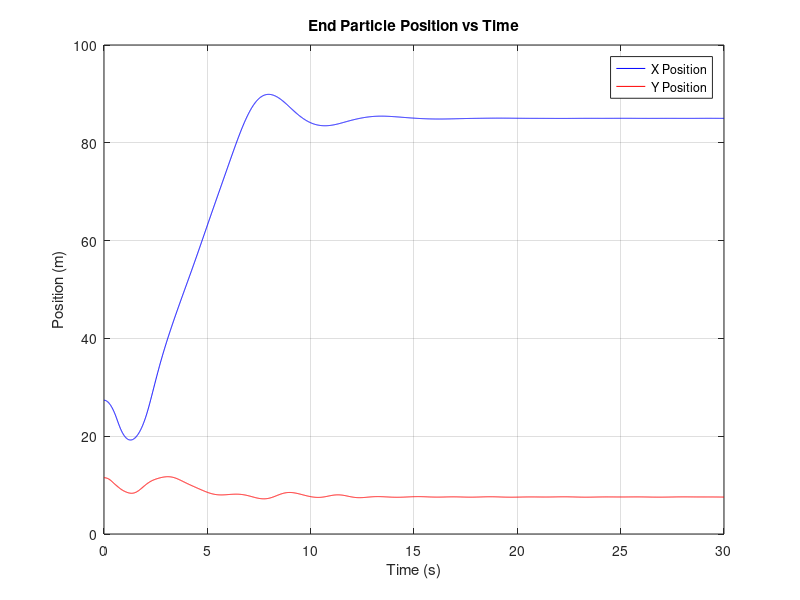
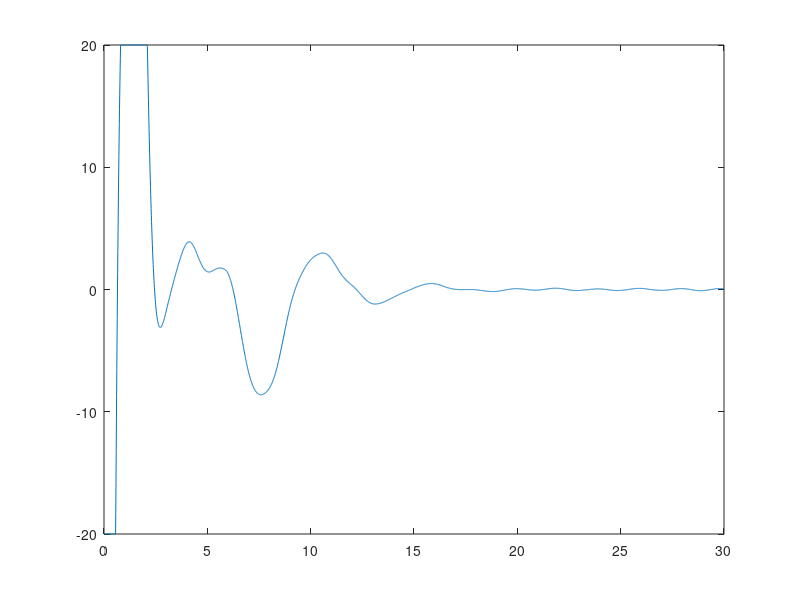
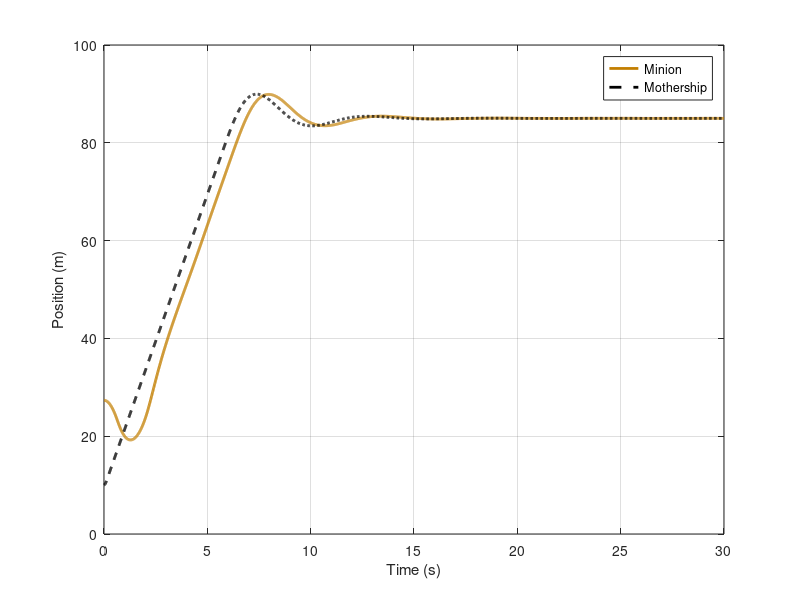

Here is the MATLAB script that generated these plots, in order:
clear;
clc;
close all;

% Parameters
N = 10;               % Number of masses
total_length = 100;   % Total length of the rope
default_mass = 0.05;  % Default mass of each segment
masses = [6.47, repmat(default_mass, 1, N-2), 1]; % Masses: Mothership (10kg), Minion (1kg), Others (0.05kg)
k = 100;              % Spring stiffness
damping = 0.05;       % Damping coefficient
g = 9.81;             % Gravity (m/s^2)
dt = 0.01;            % Time step (s)
total_time = 30;      % Total simulation time (s)

% User-defined initial conditions
mother_ship_position = [10, 110]; % [x, y] position of the mother ship
rope_angle = deg2rad(80);         % Angle of the rope with respect to the horizontal (in radians)

% Derived parameters
rest_length = total_length / (N-1);  % Rest length of each spring

% Initial conditions
positions = zeros(N, 2);   % [x, y] positions of the masses
velocities = zeros(N, 2);  % [vx, vy] velocities of the masses
for i = 1:N
    positions(i, 1) = mother_ship_position(1) + (i-1) * rest_length * cos(rope_angle);
    positions(i, 2) = mother_ship_position(2) - (i-1) * rest_length * sin(rope_angle);
end

% Simulation loop
time = 0:dt:total_time;
trajectory = zeros(length(time), N, 2);

% Mothership controller
target_position = [mother_ship_position(1) + 75, mother_ship_position(2)]; % Target position for particle 1
Kp = 10;                    % Proportional gain
Kd = 5;                    % Derivative gain
max_velocity_mothership = 12;         % Maximum allowable velocity for the mother ship (m/s)

% PD controller parameters for the minion
Kp_minion = 8;      % Proportional gain for minion
Kd_minion = 4;      % Derivative gain for minion
max_force_minion = 20;  % Maximum horizontal thrust (N)
minion_thrust = zeros(length(time), 1);

% Parameters for wind variation
wind_base = [-0, 0];              % Base wind force
wind_amplitude = [0.1, 0.05];       % Amplitude of sinusoidal variation
wind_frequency = [0.5, 0.3];        % Frequency of sinusoidal variation (Hz)
wind_noise_amplitude = [0.05, 0.02];% Amplitude of random noise
wind_record = zeros(length(time), 2);

dropped_package = false;
drop_down_distance = 5;

% Simulation loop
for t = 1:length(time)
    % Dynamic wind force (sinusoidal + random noise)
    wind_force(1) = wind_base(1) + wind_amplitude(1) * sin(2 * pi * wind_frequency(1) * time(t)) ...
                    + wind_noise_amplitude(1) * (2 * rand() - 1);
    wind_force(2) = wind_base(2) + wind_amplitude(2) * sin(2 * pi * wind_frequency(2) * time(t)) ...
                    + wind_noise_amplitude(2) * (2 * rand() - 1);
    wind_record(t, :) = wind_force;

    % Store current positions
    trajectory(t, :, :) = positions;
    
    % Compute forces on each mass
    forces = zeros(N, 2);
    
    for i = 1:N
        % Spring force from the left segment
        if i > 1
            vecLeft = positions(i, :) - positions(i-1, :);
            distLeft = norm(vecLeft);
            forceLeft = -k * (distLeft - rest_length) * (vecLeft / distLeft);
            forces(i, :) = forces(i, :) + forceLeft;
        end
        
        % Spring force from the right segment
        if i < N
            vecRight = positions(i+1, :) - positions(i, :);
            distRight = norm(vecRight);
            forceRight = k * (distRight - rest_length) * (vecRight / distRight);
            forces(i, :) = forces(i, :) + forceRight;
        end
        
        % Damping force
        forces(i, :) = forces(i, :) - damping * velocities(i, :);
        
        % Gravity force
        forces(i, 2) = forces(i, 2) - masses(i) * g;
        
        % Add wind force to all particles
        forces(i, :) = forces(i, :) + wind_force;
    end
    
    % Apply PD controller force to the mothership (particle 1)
    error = target_position - positions(1, :);            % Proportional term
    error_dot = -velocities(1, :);                        % Derivative term
    pd_force = Kp * error + Kd * error_dot + [0, masses(1) * g];
    forces(1, :) = forces(1, :) + pd_force;
    
    % Apply PD controller for the minion (last particle)
    target_position_minion = positions(1, 1);           % Target x is the mothership's current x
    error_minion_x = target_position_minion - positions(N, 1); % Proportional term
    error_dot_minion_x = -velocities(N, 1);               % Derivative term
    pd_force_minion_x = Kp_minion * error_minion_x + Kd_minion * error_dot_minion_x;
    pd_force_minion_x = min(max(pd_force_minion_x, -max_force_minion), max_force_minion);
    forces(N, 1) = forces(N, 1) + pd_force_minion_x;  % Apply the constrained horizontal thrust
    minion_thrust(t) = pd_force_minion_x;

    % Update positions and velocities using Euler integration
    for i = 1:N
        accelerations = forces(i, :) / masses(i);
        velocities(i, :) = velocities(i, :) + accelerations * dt;
        
        % Limit velocity of the mothership (particle 1)
        if i == 1
            velocity_magnitude = norm(velocities(1, :));
            if velocity_magnitude > max_velocity_mothership
                velocities(1, :) = velocities(1, :) * (max_velocity_mothership / velocity_magnitude);
            end
        end
        
        % Update positions
        positions(i, :) = positions(i, :) + velocities(i, :) * dt;
    end

    % % Check if the mothership has reached the target
    % if norm(positions(1, :) - target_position) < 1.0 && dropped_package == false
    %     % Move the target downward
    %     target_position(2) = target_position(2) - drop_down_distance;
    %     fprintf('New target position: [%.2f, %.2f]\n', target_position(1), target_position(2));
    %     dropped_package = true;
    % end
end
%%
% Calculate velocities from trajectory
mother_ship_velocity_traj = diff(squeeze(trajectory(:, 1, :))) / dt; % Velocity of the mother ship
minion_velocity_traj = diff(squeeze(trajectory(:, end, :))) / dt;    % Velocity of the minion

% Pad the velocities to match the time vector length (since diff reduces the size by 1)
mother_ship_velocity_traj = [mother_ship_velocity_traj; [0, 0]];
minion_velocity_traj = [minion_velocity_traj; [0, 0]];

% % Visualization
% figure('Position', [100, 100, 800, 800]); % [left, bottom, width, height]
% for t = 1:10:length(time)
%     % Plot the rope
%     plot(squeeze(trajectory(t, :, 1)), squeeze(trajectory(t, :, 2)), '-o', 'LineWidth', 2);
%     hold on;
%     plot(squeeze(trajectory(t, 1, 1)), squeeze(trajectory(t, 1, 2)), 'ko', 'LineWidth', masses(1), 'DisplayName', 'Mothership');
%     plot(squeeze(trajectory(t, N, 1)), squeeze(trajectory(t, N, 2)), 'yo', 'LineWidth', masses(1), 'DisplayName', 'Minion');
% 
%     % Plot the target point for the mothership
%     plot(target_position(1), target_position(2), 'rx', 'MarkerSize', 10, 'LineWidth', 2, 'DisplayName', 'Initial Target');
%     % plot(target_position(1), target_position(2), 'bx', 'MarkerSize', 10, 'LineWidth', 2, 'DisplayName', 'Final Target');
% 
%     % Extract velocities for current frame
%     mother_ship_velocity = mother_ship_velocity_traj(t, :);
%     minion_velocity = minion_velocity_traj(t, :);
%     wind_force = wind_record(t, :);
% 
%     % % Print velocity vectors and wind force on the screen
%     % annotation_str = sprintf(['Time: %.2f s\n' ...
%     %                           'Mother Ship Velocity: [%.2f, %.2f] m/s\n' ...
%     %                           'Minion Velocity: [%.2f, %.2f] m/s\n' ...
%     %                           'Wind Force: [%.2f, %.2f] N\n'], ...
%     %                           time(t), mother_ship_velocity(1), mother_ship_velocity(2), ...
%     %                           minion_velocity(1), minion_velocity(2), ...
%     %                           wind_force(1), wind_force(2));
%     % text(5, mother_ship_position(2)+15, annotation_str, 'FontSize', 10, 'BackgroundColor', 'w');
% 
%     % Plot formatting
%     axis equal;
%     xlim([0, 150]);
%     ylim([-10, mother_ship_position(2)+20]);
%     % title(sprintf('Time: %.2f s', time(t)));
%     xlabel('X Position (m)');
%     ylabel('Y Position (m)');
%     drawnow;
%     pause(dt);
%     hold off;
% end


% End particle position plot
end_particle_positions = squeeze(trajectory(:, end, :));
time = 0:dt:total_time;
figure;
plot(time, end_particle_positions(:, 1), 'b', 'DisplayName', 'X Position');
hold on;
plot(time, end_particle_positions(:, 2), 'r', 'DisplayName', 'Y Position');
title('End Particle Position vs Time');
xlabel('Time (s)');
ylabel('Position (m)');
legend;
grid on;
hold off;

figure;
plot(time, minion_thrust);

%%
mothership_positions_x = squeeze(trajectory(:, 1, 1));
minion_positions_x = squeeze(trajectory(:, end, 1));

figure('Position', [100, 100, 800, 400]); % [left, bottom, width, height]
plot(time, minion_positions_x, 'Color', [194/255, 126/255, 0], 'LineWidth', 2, 'DisplayName', 'Minion');
hold on;
plot(time, mothership_positions_x, '--k', 'LineWidth', 2, 'DisplayName', 'Mothership');
% title('X position of Minion and Mothership over Time');
xlabel('Time (s)');
ylabel('Position (m)');
legend;
grid on;
hold off;